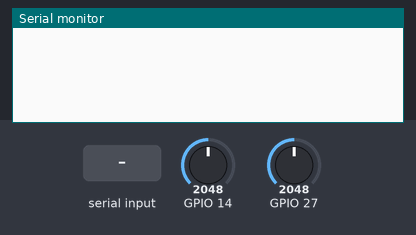
The sketch below on a simulated ESP32. Parts: the last lines printed to the serial monitor. The test bench sets the inputs (shaded band); at power-on: GPIO 14 = 2048, GPIO 27 = 2048. Random numbers use the default seed unless the sketch sets one.

Above: at 1.4 s.
1.5 s: "s" received over Serial
At 3.1 s:
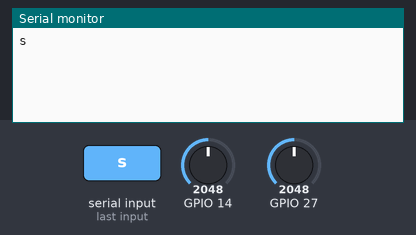
4.0 s: "1" received over Serial
At 5.2 s:
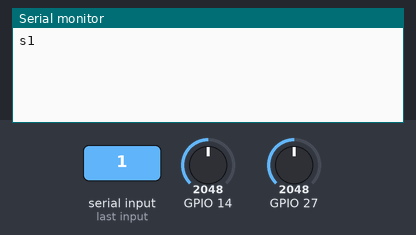

Measured:
- after the input at 1.5 s, the serial monitor: prints a new line after 1.0 s (image 1)
- after the input at 4.0 s, the serial monitor: prints a new line at once (image 2)

The sketch:

servo.ino
```cpp
void setup() {
  Serial.begin(115200);

  pinMode(14, INPUT);
  pinMode(27, INPUT);
  pinMode(12, OUTPUT);
  pinMode(13, OUTPUT);
  delay(100);
  digitalWrite(12, LOW);
  digitalWrite(13, LOW);
  delay(100);
}

long start;
int rudder = 1000;
int elevator = 1000;
int events[12];

void loop() {
  while(Serial.available()>0)
  {
    if(Serial.peek() == 's')
    {
      rudder = 1000;
      elevator = 1000;
      delay(1000);
    }
    Serial.write(Serial.read());
  }


  start = micros();
  digitalWrite(13, HIGH);
  while (micros() - start < rudder);
  digitalWrite(13, LOW);

  start = micros();
  digitalWrite(12, HIGH);
  while (micros() - start < elevator);
  digitalWrite(12, LOW);

  for(int i = 0; i < 5; i++)
  {
    start = micros();
    rudder = (analogRead(14)/3)+500;
    elevator = (analogRead(27)/3)+500;

    events[i*2] =  rudder;
    events[i*2+1] = elevator;
    // 10 milisconds of code

    while (micros() - start < 10000);
  }
  events[10] = random(200); // heart rate
  events[11] = micros();
  // save the events to eeprom or sd
}
```
